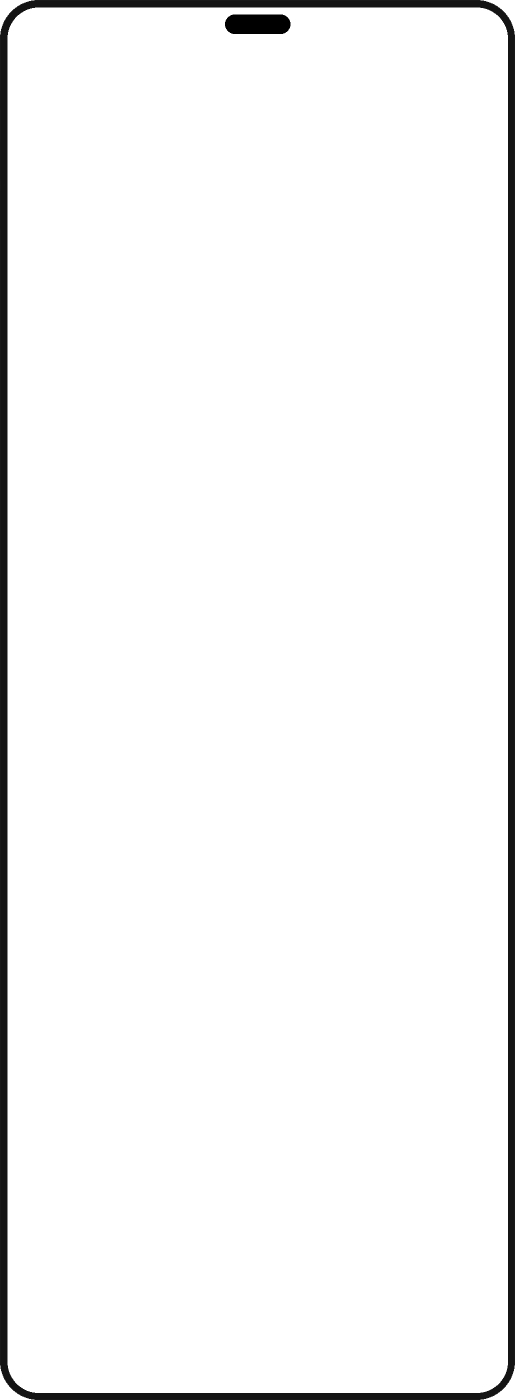
#> input picture assets/device_frame.png, 1030 x 2800 px (shown at 1/2 size)
$ python resize.py assets/device_frame.png
#> lines starting #> are read from the running program, lines starting #| are printed output that depends on the picture
#!/usr/bin/env python3
"""
App Store Screenshot Resizer
Crops and resizes screenshots to exact App Store Connect display size dimensions.
"""

import argparse
from PIL import Image
import os

def resize_images(inputs, target_w, target_h):
#> called with target_w = 1290, target_h = 2796
    for inp in inputs:
        if not os.path.exists(inp):
            print(f"Error: file not found: {inp}")
            continue

        # Replace extension with -resized.jpg/png
        base, ext = os.path.splitext(inp)
        # Handle cases where the input is already named -resized
        if base.endswith("-resized"):
            out = inp
        else:
            out = f"{base}-resized{ext}"

        img = Image.open(inp)
#> img is the input picture: PIL image 1030x2800 RGBA; mean R, G, B, A 20, 20, 20, 10
        w, h = img.size
#> w = 1030; h = 2800

        # Crop to the target aspect ratio, preserving the height, centered horizontally
        crop_w = round(h * target_w / target_h)
#> crop_w = 1292
        offset_x = round((w - crop_w) / 2)
#> offset_x = -131

        # Crop: (left, upper, right, lower)
        img_cropped = img.crop((offset_x, 0, offset_x + crop_w, h))
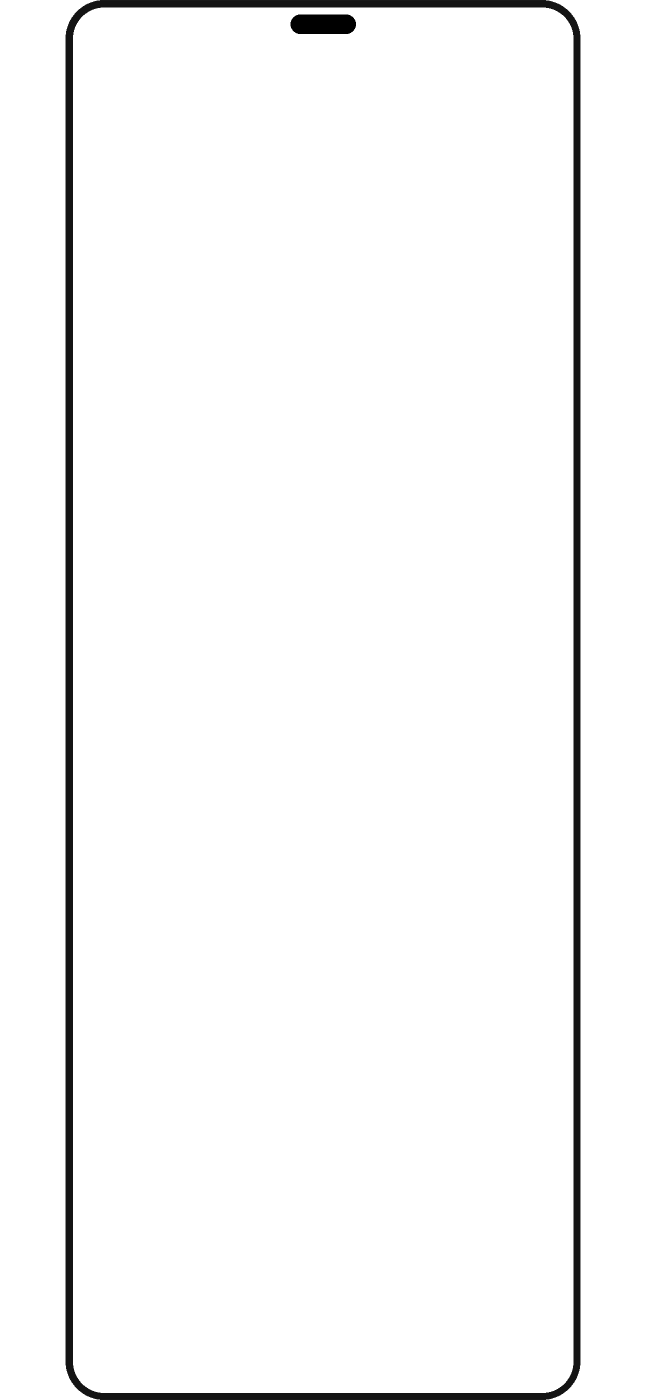
#> img_cropped: PIL image 1292x2800 RGBA (shown at 1/2 size); mean R, G, B, A 15.9, 15.9, 15.9, 8; transparent parts drawn white

        # Resize using LANCZOS filter (safely checks Pillow versions)
        resample_filter = Image.Resampling.LANCZOS if hasattr(Image, 'Resampling') else Image.LANCZOS
        img_resized = img_cropped.resize((target_w, target_h), resample_filter)

        img_resized.save(out)
        print(f"OK: Cropped and resized {inp} -> {out} ({target_w}x{target_h})")

if __name__ == "__main__":
    parser = argparse.ArgumentParser(description="Crop and resize screenshots to App Store Connect specifications")
    parser.add_argument("inputs", nargs="+", help="Input image file paths")
    parser.add_argument("--width", type=int, default=1290, help="Target width (default: 1290)")
    parser.add_argument("--height", type=int, default=2796, help="Target height (default: 2796)")
    args = parser.parse_args()

    resize_images(args.inputs, args.width, args.height)
